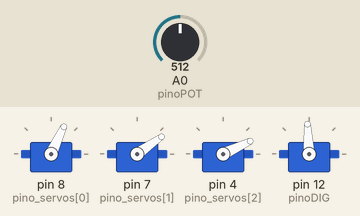
Recording of a sketch running on a simulated Arduino Uno, built with avr-gcc and run on an emulated ATmega328P. Shown: 4 × servo. Wiring (inferred from the names in the program): servo: signal pin 12. The inputs (shaded band) are chosen by the test bench; at power-on: A0 (pinoPOT) = 512. Servo pulses on a pin are drawn as a servo (544–2400 µs = 0–180°).

Above: at 1.2 s.
1.3 s: A0 (pinoPOT) set to 716
At 1.69 s:
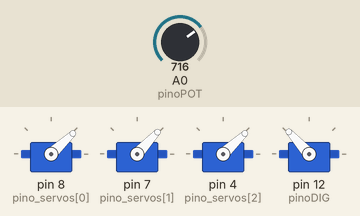
4.3 s: A0 (pinoPOT) set to 900
At 4.5 s:
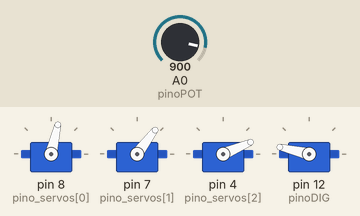
7.3 s: A0 (pinoPOT) set to 1023
At 7.97 s:
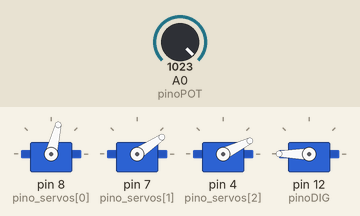
10.3 s: A0 (pinoPOT) set to 511
At 10.74 s:
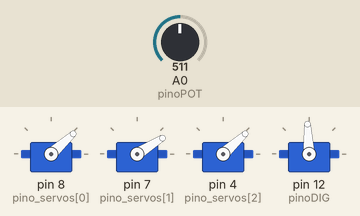
13.3 s: A0 (pinoPOT) set to 306
At 13.49 s:
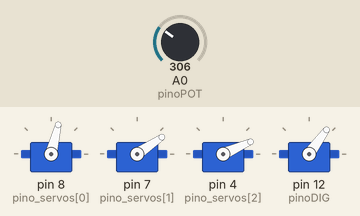
Timing chart, 0 to 45.8 s (numbered marks = the images above; inputs shaded):
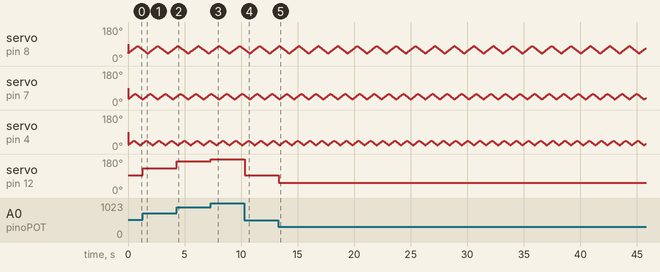

The sketch:

controle-servo-motor.ino
```cpp
#include <Servo.h>

#define numero_servos 3

Servo servos[numero_servos];  // Criacao de um objeto servo para controle

int pinoDIG = 12; // Pino digital para controle de um dos servos
int pino_servos[numero_servos] = {8, 7, 4}; //pinos para os servos
int pinoPOT = 0; // Potenciometro para controle dos servos
int minServo[numero_servos] = {40, 30, 20};
int maxServo[numero_servos] = {80, 60, 45};
int valorServo[numero_servos] = {41, 31, 21};
int incremento[3] = {1, 1, 1};

void setup() {
  for(int n = 0; n < numero_servos; n++){
  	pinMode(pino_servos[n], OUTPUT);
  }
  pinMode(pinoDIG, OUTPUT);
  //Relaciona os servos com seus devidos pinos:
  for(int n = 0; n < numero_servos; n++){
  	servos[n].attach(pino_servos[n]);
  }
}

void loop() {

  /*
  * Graus de Liberdade:
  * Servo 0: 40 -> 80
  * Servo 1: 30 -> 60
  * Servo 2: 20 -> 45
  */

  int leitura = analogRead(pinoPOT); // Leitura do valor analogico de entrada
  int valServo1 = map(leitura, 0, 1023, 0, 2000);// Valor para movimentação do servo1 (0 .. 2000 micro segundos)
  servoPulse(pinoDIG, valServo1); // Move servo2 para posicao desejada

  movServo(0, pino_servos[0]);
  movServo(1, pino_servos[1]);
  movServo(2, pino_servos[2]);
}

void servoPulse (int servo, int valor) {
  int ciclo = valor + 500; // Ajusta o valor do tempo para posicionar servo2
  digitalWrite(servo, HIGH); // Eleva o sinal para 1
  delayMicroseconds(ciclo); // Aguarda o periodo do ciclo
  digitalWrite(servo, LOW); // Retorna o nivel do sinal a 0
  delay(20); // Periodo total 20ms 50Hz
}


/*
* servo é o número do servo onde vou mexer
* myServo é o pino digital onde o servo esta colocado
*/
void movServo(int servo, int myServo){
  //Se chegou no valor máximo ou mínimo, eu altero o sinal do incremento
  if(maxServo[servo] == valorServo[servo] || minServo[servo] == valorServo[servo]){
  	incremento[servo] = incremento[servo] * -1;
  }

  valorServo[servo] += incremento[servo]; //valor usado no servo.write
  servos[servo].write(valorServo[servo]);

}
```

Measured:
- after the input at 1.3 s, servo on pin 12 (pinoDIG): 93° → 132° at once
- after the input at 4.3 s, servo on pin 12 (pinoDIG): 132° → 167° at once
- after the input at 7.3 s, servo on pin 12 (pinoDIG): 167° → 180° at once
- after the input at 10.3 s, servo on pin 12 (pinoDIG): 180° → 93° at once
- after the input at 13.3 s, servo on pin 12 (pinoDIG): 93° → 54° at once
